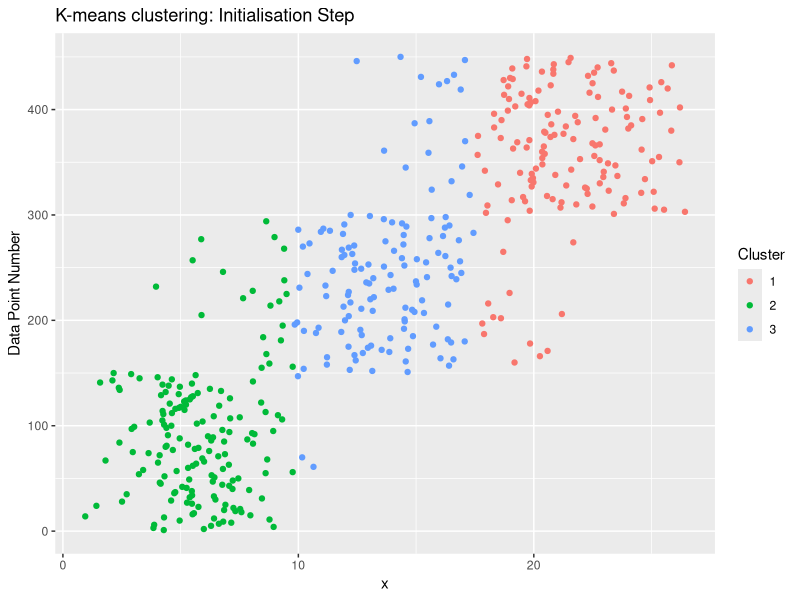

Reproduce this figure in R. (Note: this script raises an error after producing the figure.)
# Simulation Study - generating random data for three groups

library("ggplot2")
library("dplyr")
library("reshape2")

options(scipen = 999)
set.seed(1)

grp1 <- data_frame(grp = "A", 
                         Length = rnorm(150, mean = 5.6, sd = 2.1))
grp2 <- data_frame(grp = "B", 
                         Length = rnorm(150, mean = 13.2, sd = 3.2))
grp3 <- data_frame(grp = "C", 
                         Length = rnorm(150, mean = 20.9, sd = 2.8))

# Expect that the mixture weights are equal here - at 1/3 for each group

grpdata <- bind_rows(grp1, grp2, grp3)

grpdata %>%
  group_by(grp) %>%
  summarize(mean_vals = mean(Length),
            sd_vals = sd(Length))

grpdata.df <- grpdata$Length


# K - means will show you initial assignments ## insert chart into report to show how initialisation step works

sim.kmeans <- kmeans(grpdata.df, 3)
sim.cluster <- sim.kmeans$cluster
sim.df <- data.frame(x = grpdata.df, cluster = sim.cluster)

sim.df %>%
  mutate(num = row_number()) %>%
  ggplot(aes(y = num, x = x, color = factor(cluster))) +
  geom_point() +
  ylab("Values") +
  ylab("Data Point Number") +
  scale_color_discrete(name = "Cluster") +
  ggtitle("K-means clustering: Initialisation Step")

sim.summary <- sim.df %>%
  group_by(cluster) %>%
  summarize(mu = mean(x), sigma = sd(x), size = n())

sim.summary %>%
  select(cluster, mu, sigma)

sim.summary.df <- sim.summary %>%
  mutate(lambda = size / sum(size))

sim.summary.df %>%
  select(cluster, lambda)

params <- data.frame(select(sim.summary.df, -c(cluster, size))); params

# Running the Team EM function on these data:

sim <- teamEM(grpdata)

sim.mean <- sim$estimates["mu"]
sim.sd <- sim$estimates["sigma"]
sim.lambda <- sim$estimates["lambda"]


plot_mix_comps <- function(x, mu, sigma, lam) {
  lam * dnorm(x, mu, sigma)
}

data.frame(x = grpdata$Length) %>%
  ggplot() +
  geom_histogram(aes(x, ..density..), binwidth = 1, colour = "seashell4", 
                 fill = "gray98") +
  stat_function(geom = "line", fun = plot_mix_comps,
                args = list(sim.mean$mu[1], sim.sd$sigma[1], 
                            lam = sim.lambda$lambda[1]),
                colour = "cyan4", lwd = 1) +
  stat_function(geom = "line", fun = plot_mix_comps,
                args = list(sim.mean$mu[2], sim.sd$sigma[2], 
                lam = sim.lambda$lambda[2]), 
                colour = "hotpink3", lwd = 1) +
  stat_function(geom = "line", fun = plot_mix_comps,
                args = list(sim.mean$mu[3], sim.sd$sigma[3], 
                lam = sim.lambda$lambda[3]), 
colour = "plum4", lwd = 1) +
  ylab("Density") +
  xlab("Values") +
  ggtitle("Gaussian Mixture Model for Simulated Data")


result <- data.frame(params,"mu_EM" = sim$estimates["mu"], "sd_EM" = sim$estimates["sigma"], "lambda_EM" = sim$estimates["lambda"])

mean_percent_diff <- apply(result[,c('mu', 'mu.1')], 1, function(x) { (x[1]-x[2])/x[2] * 100 } )
sd_percent_diff <- apply(result[,c('sigma', 'sigma.1')], 1, function(x) { (x[1]-x[2])/x[2] * 100 } )
lambda_percent_diff <- apply(result[,c('lambda', 'lambda.1')], 1, function(x) { (x[1]-x[2])/x[2] * 100 } )

percentage_diff <- data.frame(mean_percent_diff, sd_percent_diff, lambda_percent_diff)


